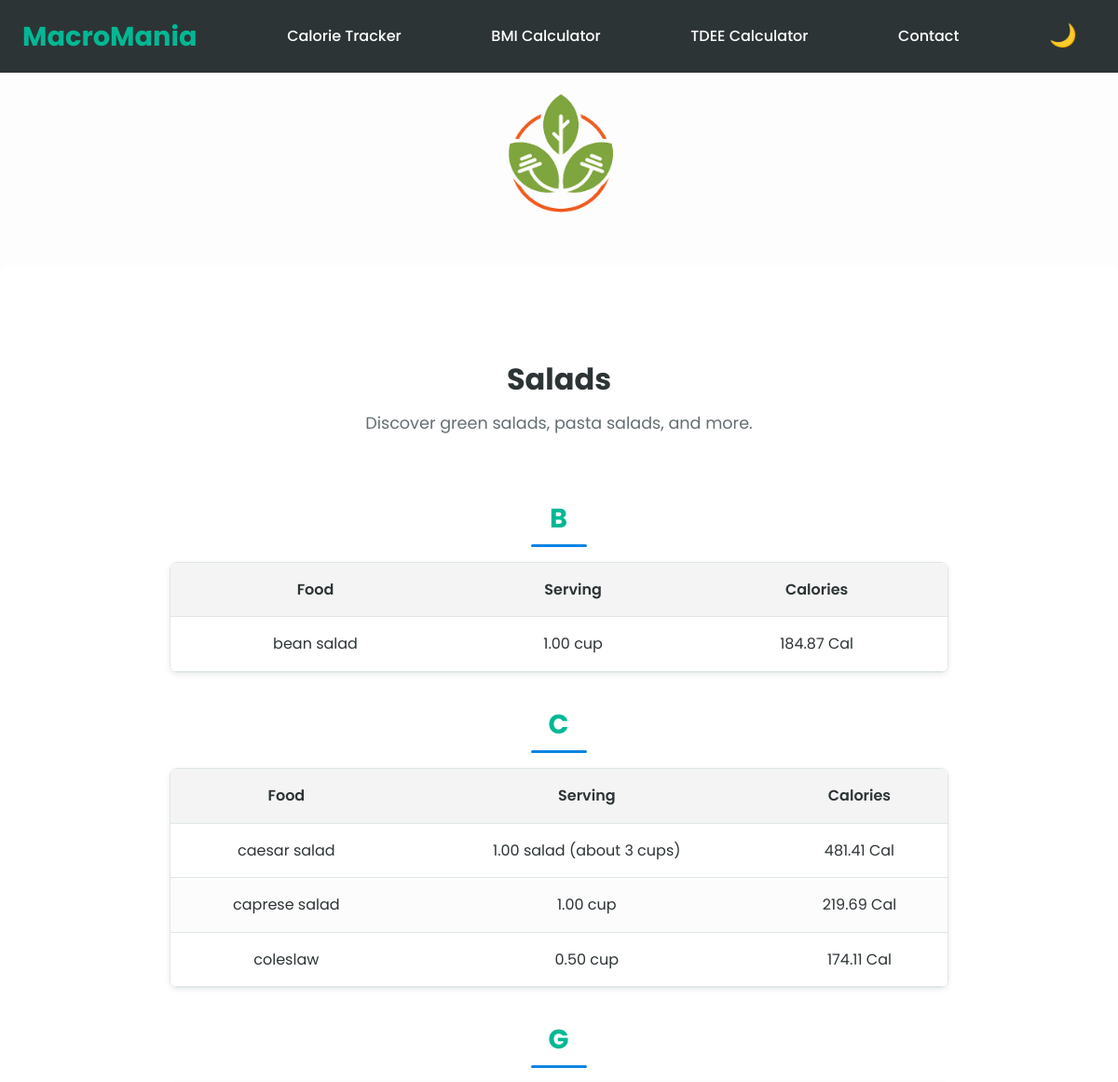
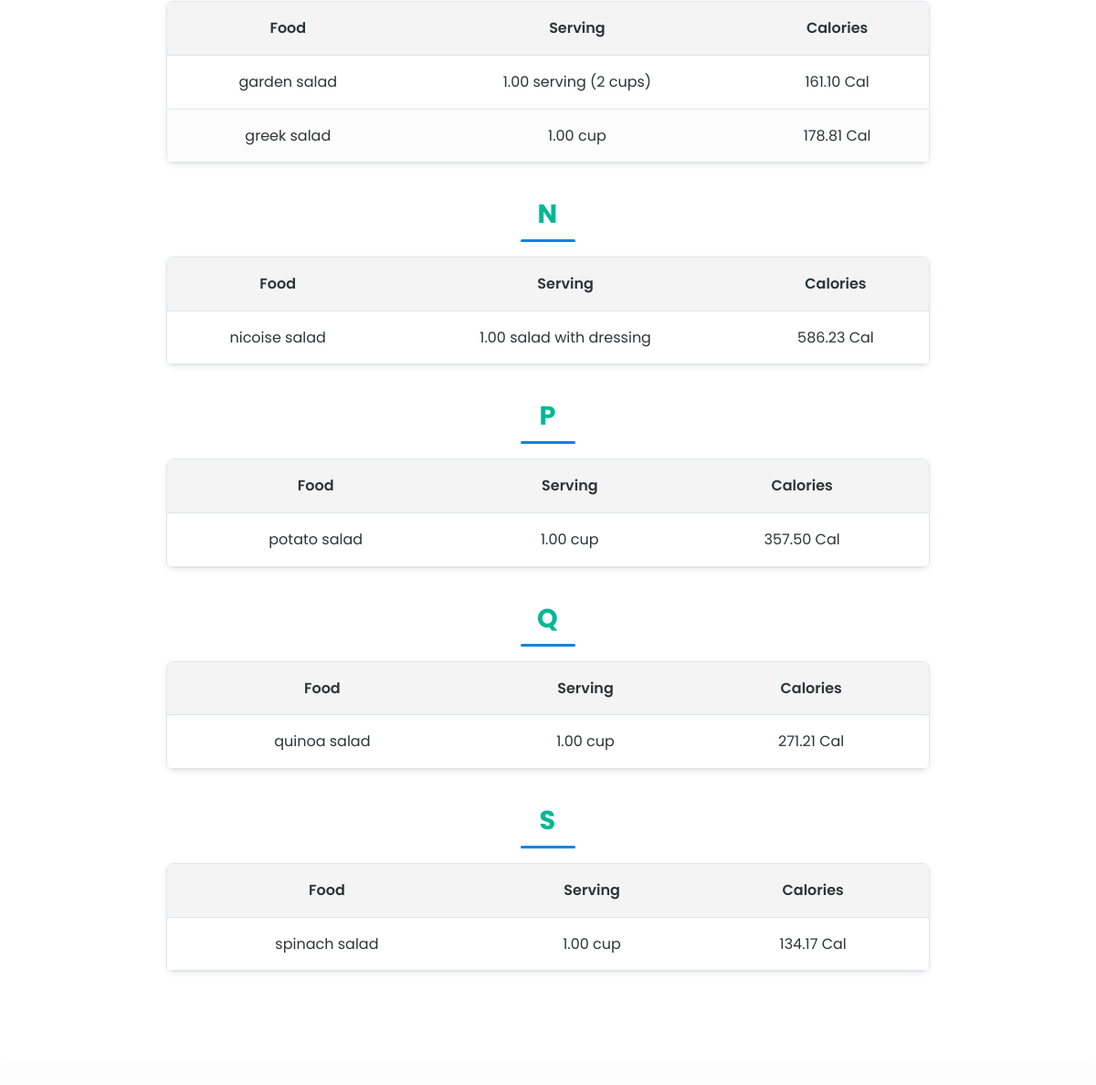
Page /category/salads/ on the committed database (2 pictures, top to bottom).
### counter/models.py (models this page shows, shortened)
class Category(models.Model):
    name = models.CharField(max_length=100, unique=True)
    slug = models.SlugField(unique=True, blank=True)
    description = models.TextField(blank=True, null=True)
    image = models.ImageField(upload_to='category_images/', blank=True, null=True)

class FoodItem(models.Model):
    category = models.ForeignKey(Category, on_delete=models.CASCADE, related_name='foods')
    food_name = models.CharField(max_length=255)
    serving_qty = models.DecimalField(max_digits=5, decimal_places=2, default=1.0)
    serving_unit = models.CharField(max_length=50, default="serving")
    nf_calories = models.DecimalField(max_digits=6, decimal_places=2, default=0)
    nf_protein = models.DecimalField(max_digits=6, decimal_places=2, default=0)
    nf_total_carbohydrate = models.DecimalField(max_digits=6, decimal_places=2, default=0)
    nf_total_fat = models.DecimalField(max_digits=6, decimal_places=2, default=0)

### counter/views.py (the view, shortened to what this page needs)
# urls.py: path('category/<slug:category_slug>/', views.category_detail, name='category_detail'),
def category_detail(request, category_slug):
    category = get_object_or_404(Category, slug=category_slug)
    local_foods = (
        category.foods
        .exclude(nf_calories=0)
        .exclude(food_name__isnull=True)
        .exclude(food_name__exact='')
        .order_by('food_name')
    )
    if local_foods:
        foods = list(local_foods)
    return render(request, 'category_detail.html', {
        'category': category,
        'foods': foods,
    })

### counter/templates/category_detail.html
{% extends 'base.html' %}
{% load static %}
{% block content %}
<div class="category-detail-container">
  <h2 class="category-detail-title">{{ category.name }}</h2>
  <p class="category-detail-description">{{ category.description }}</p>
  {% if foods %}
    {% regroup foods by food_name.0 as grouped_foods %}
    {% for group in grouped_foods %}
      {% if group.grouper %}
        <h3 class="food-group-title">{{ group.grouper|upper }}</h3>
        <div class="table-container">
          <table class="food-table">
            <thead>
              <tr>
                <th>Food</th>
                <th>Serving</th>
                <th>Calories</th>
              </tr>
            </thead>
            <tbody>
              {% for food in group.list %}
              <tr>
                <td>{{ food.food_name }}</td>
                <td>{{ food.serving_qty }} {{ food.serving_unit }}</td>
                <td>{{ food.nf_calories }} Cal</td>
              </tr>
              {% endfor %}
            </tbody>
          </table>
        </div>
      {% endif %}
    {% endfor %}
  {% else %}
    <p>No food items found for this category.</p>
  {% endif %}
</div>
{% endblock %}

### MacroMania/static/main.css (style rules this page uses)
:root { --primary: #00b894; --secondary: #0984e3; --dark: #2d3436; --light-bg: #fdfdfd; --card-bg: #ffffff; --border-color: #dfe6e9; --shadow-color: rgba(0, 0, 0, 0.08); --font-family: 'Poppins', sans-serif; --input-bg: #f8f9fa; }
* { box-sizing: border-box; margin: 0; padding: 0; }
body { font-family: var(--font-family); background-color: var(--light-bg); color: var(--dark); line-height: 1.6; min-height: 100vh; }
h1, h2, h3 { text-align: center; margin-bottom: 16px; color: var(--dark); }
p { text-align: center; margin-bottom: 20px; color: #636e72; }
.category-detail-container { max-width: 900px; margin: 40px auto; padding: 2rem; background-color: var(--card-bg); border: none; box-shadow: none; border-radius: 8px; text-align: center; }
.category-detail-title { font-size: 2rem; margin-bottom: 0.5rem; color: var(--dark); }
.category-detail-description { font-size: 1.1rem; color: #636e72; margin-bottom: 2rem; }
.table-container { border: 1px solid var(--border-color); border-radius: 8px; overflow: hidden; box-shadow: 0 2px 6px var(--shadow-color); margin: 0 auto; max-width: 100%; }
.food-table { width: 100%; border-collapse: collapse; background-color: var(--card-bg); }
.food-table thead tr { background-color: #f4f4f4; }
.food-table th { color: var(--dark); font-weight: 600; padding: 1rem; text-align: center; border-bottom: 1px solid var(--border-color); }
.food-table td { padding: 1rem; text-align: center; border-bottom: 1px solid var(--border-color); color: var(--dark); }
.food-table tr:nth-child(even) { background-color: #fcfcfc; }
.food-group-title { display: inline-block; position: relative; font-size: 1.8rem; font-weight: 700; text-transform: uppercase; letter-spacing: 1.2px; margin: 2rem 0 1rem; padding-bottom: 0.5rem; color: var(--primary); }
.food-group-title::after { content: ""; position: absolute; left: 50%; bottom: 0; transform: translateX(-50%); width: 60px; height: 3px; background-color: var(--secondary); border-radius: 2px; }

### rows in the picture
Category: name "Salads", description "Discover green salads, pasta salads, and more."
FoodItem: food_name "bean salad", serving_qty "1.00", serving_unit "cup", nf_calories "184.87"
FoodItem: food_name "caesar salad", serving_qty "1.00", serving_unit "salad (about 3 cups)", nf_calories "481.41"
FoodItem: food_name "caprese salad", serving_qty "1.00", serving_unit "cup", nf_calories "219.69"
FoodItem: food_name "coleslaw", serving_qty "0.50", serving_unit "cup", nf_calories "174.11"
FoodItem: food_name "garden salad", serving_qty "1.00", serving_unit "serving (2 cups)", nf_calories "161.10"
FoodItem: food_name "greek salad", serving_qty "1.00", serving_unit "cup", nf_calories "178.81"
FoodItem: food_name "nicoise salad", serving_qty "1.00", serving_unit "salad with dressing", nf_calories "586.23"
FoodItem: food_name "potato salad", serving_qty "1.00", serving_unit "cup", nf_calories "357.50"
FoodItem: food_name "quinoa salad", serving_qty "1.00", serving_unit "cup", nf_calories "271.21"
FoodItem: food_name "spinach salad", serving_qty "1.00", serving_unit "cup", nf_calories "134.17"

### other values in the picture
{{ group.grouper|upper }} "B" "C" "G" "N" "P" "Q" "S"
